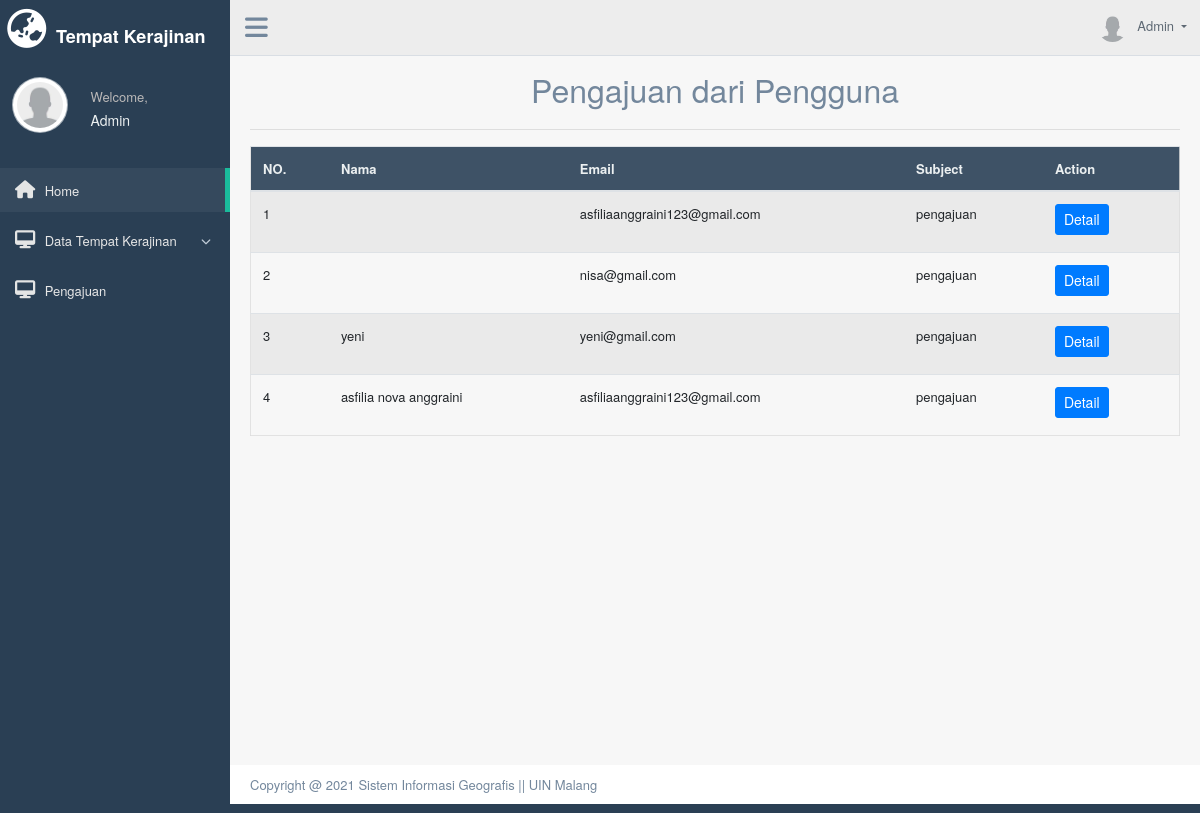
Screenshot of /halaman_admin.php?page=pengajuan with the database file from the repository.
### tables this page shows
CREATE TABLE `contact_us` (
  `id` int(11) NOT NULL,
  `name` varchar(100) NOT NULL,
  `email` varchar(100) NOT NULL,
  `contact` varchar(50) NOT NULL,
  `country` varchar(50) DEFAULT NULL,
  `subject` varchar(100) NOT NULL,
  `message` text NOT NULL,
  `date` datetime NOT NULL DEFAULT CURRENT_TIMESTAMP ON UPDATE CURRENT_TIMESTAMP
);

### pengajuan.php (the view, shortened to what this page needs)
<?php
include('config.php');
?>
	<div class="container" style="margin-top:20px">
		<center><font size="6">Pengajuan dari Pengguna</font></center>
		<hr>
		<table class="table table-striped jambo_table bulk_action">
			<thead>
				<tr>
					<th>NO.</th>
					<th>Nama</th>
					<th>Email</th>
					<th>Subject</th>
					<th>Action</th>
				</tr>
			</thead>
			<tbody>
				<?php
				$sql = mysqli_query($koneksi, "SELECT * FROM contact_us") or die(mysqli_error($koneksi));
				if(mysqli_num_rows($sql) > 0){
					$no = 1;
					while($data = mysqli_fetch_assoc($sql)){
						echo '
						<tr>
							<td>'.$no.'</td>
							<td>'.$data['name'].'</td>
							<td>'.$data['email'].'</td>
							<td>'.$data['subject'].'</td>
							<td>
								<a href="halaman_admin.php?page=detail_pengajuan&id='.$data['id'].'" class="btn btn-primary btn-sm">Detail</a>
							</td>
						</tr>
						';
						$no++;
					}
				}else{
					echo '
					<tr>
						<td colspan="6">Tidak ada data.</td>
					</tr>
					';
				}
				?>
		</table>
	</div>
	</div>

### rows the page displays
contact_us: email "asfiliaanggraini123@gmail.com", subject "pengajuan"
contact_us: email "nisa@gmail.com", subject "pengajuan"
contact_us: name "yeni", email "yeni@gmail.com", subject "pengajuan"
contact_us: name "asfilia nova anggraini", email "asfiliaanggraini123@gmail.com", subject "pengajuan"
